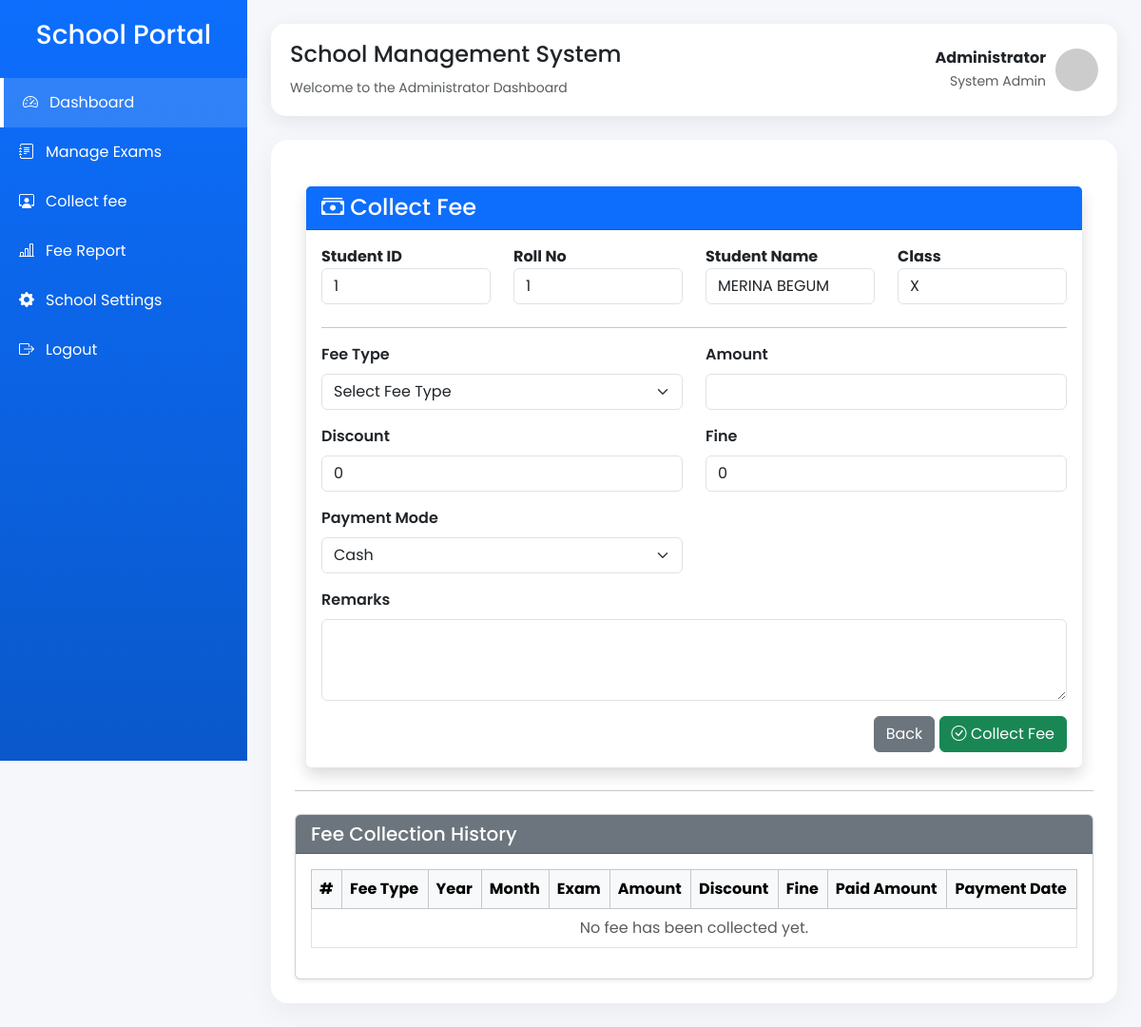
Before: /add_fee/1 (signed in) with the older database file.
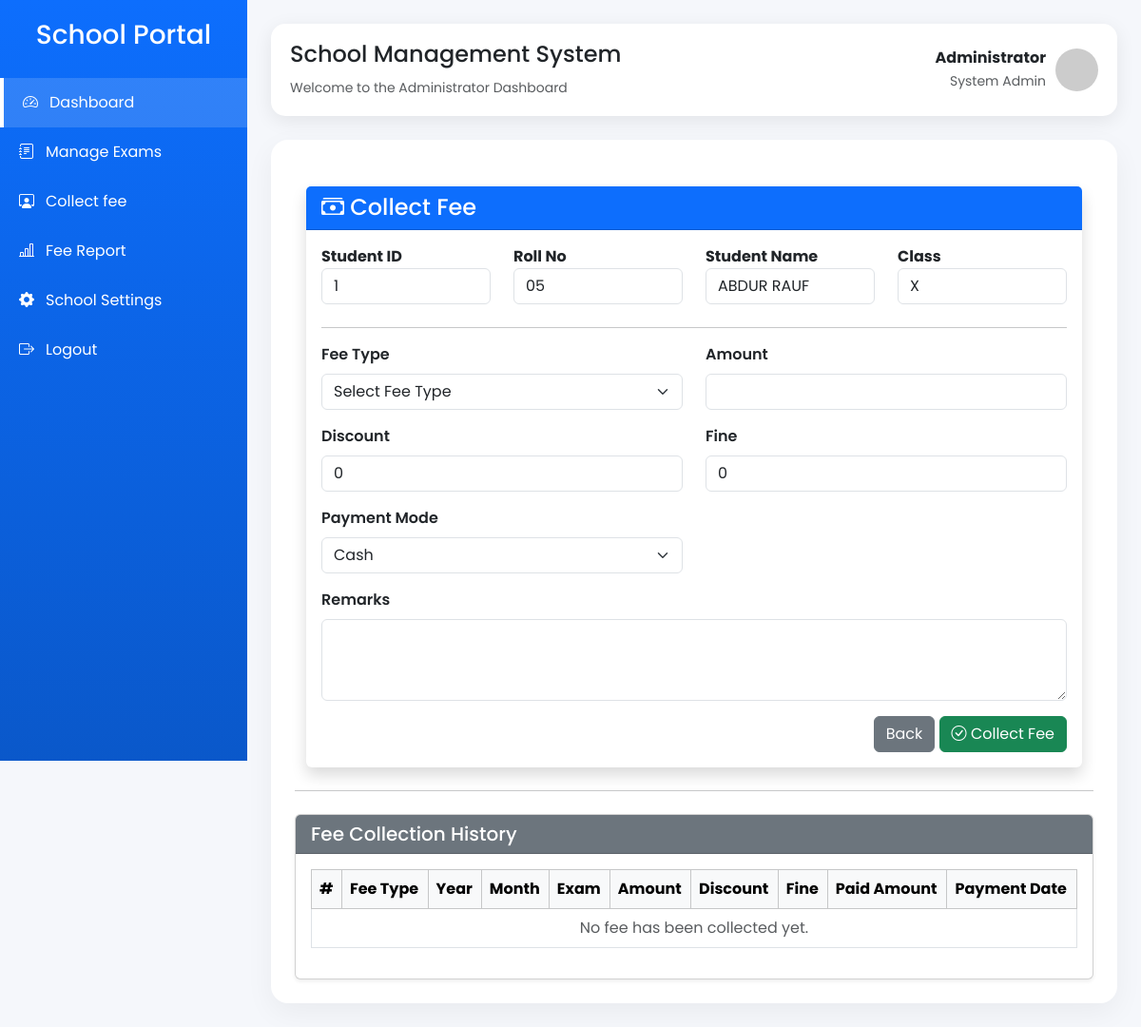
After: the same page with the newer database file.
### application/model.py (models this page shows)
class Student(db.Model):
    __tablename__ = "students"
    id = db.Column(db.Integer, primary_key=True)
    user_id = db.Column(db.Integer,db.ForeignKey("users.id"), unique=True, nullable=False )
    roll_no = db.Column(db.String(20), nullable=False)
    class_id = db.Column(db.Integer,db.ForeignKey("classes.id"),nullable=False)
    phone = db.Column(db.String(15))
    user = db.relationship("User", back_populates="student")
    marks = db.relationship("Mark",back_populates="student",cascade="all, delete-orphan")
    school_class = db.relationship("SchoolClass",back_populates="students")
    fee_collections = db.relationship("FeeCollection",back_populates="student",cascade="all, delete-orphan")
    __table_args__ = (
        db.UniqueConstraint(
            "roll_no",
            "class_id",
            name="unique_roll_per_section"
        ),
    )

class User(db.Model, UserMixin):
    __tablename__ = "users"
    id = db.Column(db.Integer, primary_key=True)
    role = db.Column(db.String(20), nullable=False)       # Admin / Staff / Student
    name = db.Column(db.String(100), nullable=False)
    email = db.Column(db.String(100), unique=True, nullable=False)
    password = db.Column(db.String(255), nullable=False)
    is_active = db.Column(db.Boolean, default=True)
    created_at = db.Column(db.DateTime, default=datetime.utcnow)
    staff = db.relationship("Staff",back_populates="user",uselist=False,cascade="all, delete-orphan")
    student = db.relationship("Student",back_populates="user",uselist=False,cascade="all, delete-orphan")

### application/controler.py (the view, shortened to what this page needs)
@app.route("/add_fee/<int:student_id>", methods=["GET", "POST"])
@login_required
def add_fee(student_id):
    if current_user.role is None or current_user.role != "admin":
            flash("Only Admin can access this page.", "danger")
            return redirect(url_for("login"))
    student = Student.query.get_or_404(student_id)
    fee_types = FeeType.query.filter_by(
        class_id=student.class_id
    ).all()
    exams = (
    Exam.query
    .join(Subject)
    .filter(Subject.class_id == student.class_id)
    .all()
)
    fee_history = (
        FeeCollection.query
        .filter_by(student_id=student.id)
        .order_by(FeeCollection.payment_date.desc())
        .all()
    )
    return render_template(
        "admin/add_fee.html",
        student=student,
        fee_types=fee_types,
        exams=exams,
        fee_history=fee_history
    )

### application/controler.py (called while the page is built)
@login_manager.user_loader
def load_user(user_id):
    return User.query.get(int(user_id))

### templates/admin/add_fee.html (shortened to what the changed rows need)
{% extends "admin/admin_dashboard.html" %}
{% block content %}
<div class="container mt-4">
    <div class="card shadow border-0">
        <div class="card-body">
            <div class="row mb-4">
                <div class="col-md-3">
                    <label class="fw-bold">Student ID</label>
                    <input type="text"
                           class="form-control"
                           value="{{ student.id }}"
                           readonly>
                </div>
                <div class="col-md-3">
                    <label class="fw-bold">Roll No</label>
                    <input type="text"
                           class="form-control"
                           value="{{ student.roll_no }}"
                           readonly>
                </div>
                <div class="col-md-3">
                    <label class="fw-bold">Student Name</label>
                    <input type="text"
                           class="form-control"
                           value="{{ student.user.name }}"
                           readonly>
                </div>
            </div>
        </div>
    </div>
</div>
<div class="card shadow-sm">
    <div class="card-body">
        <div class="table-responsive">
            <table class="table table-bordered table-hover align-middle">
                <thead class="table-light">
                    <tr>
                        <th>#</th>
                        <th>Fee Type</th>
                        <th>Year</th>
                        <th>Month</th>
                        <th>Exam</th>
                        <th>Amount</th>
                        <th>Discount</th>
                        <th>Fine</th>
                        <th>Paid Amount</th>
                        <th>Payment Date</th>
                    </tr>
                </thead>
            </table>
        </div>
    </div>
</div>
{% endblock %}

Changed rows visible on the page:
no longer on this page (row edited): User: user.name "MERINA BEGUM"
changed Student id 1: roll_no "1" → "05"
now on this page (row edited): User: user.name "ABDUR RAUF"
